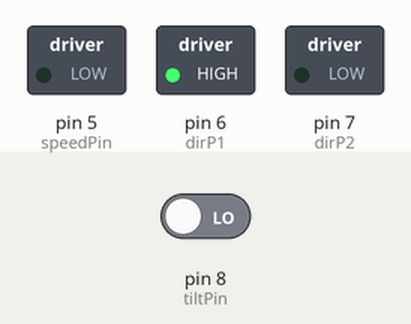
Recording of a sketch running on a simulated Arduino Uno, built with avr-gcc and run on an emulated ATmega328P. Shown: switched loads named in the sketch (green lamp = pin HIGH). The inputs (shaded band) are chosen by the test bench; at power-on: pin 8 (tiltPin) LOW. What the sketch prints to the serial monitor is not drawn.

Above: at 1.2 s.
1.3 s: pin 8 (tiltPin) driven HIGH
At 2.0 s:
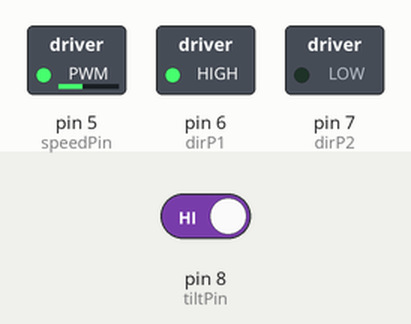
Timing chart, 0 to 4.3 s (numbered marks = the images above; inputs shaded):
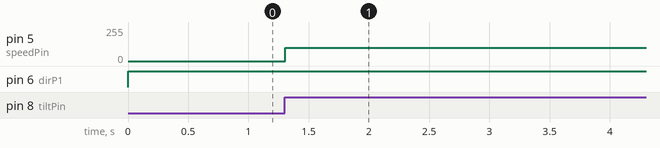

The sketch:

Tilt_Motor.ino
```cpp
int speedPin = 5, dirP1 = 6, dirP2 = 7, mSpeed = 100, boostTime=25, boostSpeed=255;
int tiltPin=8, tiltState, tipSpeed = 0;
void setup() {
  // put your setup code here, to run once:
  Serial.begin(9600);
  pinMode(speedPin, OUTPUT);
  pinMode(dirP1, OUTPUT);
  pinMode(dirP2, OUTPUT);
  pinMode(tiltPin, INPUT);
}

void loop() {
  // put your main code here, to run repeatedly:
  tiltState = digitalRead(tiltPin);
  Serial.println(tiltState);
  digitalWrite(dirP1, HIGH);
  digitalWrite(dirP2, LOW);
  if (millis() <= boostTime &&tiltState== HIGH) {
    analogWrite(speedPin, boostSpeed);

  }
  else if(tiltState == HIGH) {
    analogWrite(speedPin, mSpeed);
  }
  else{
    analogWrite(speedPin, tipSpeed);
  }

}
```

Measured:
- after the input at 1.3 s, pin 5 (speedPin): 0/255 → 100/255 at once
